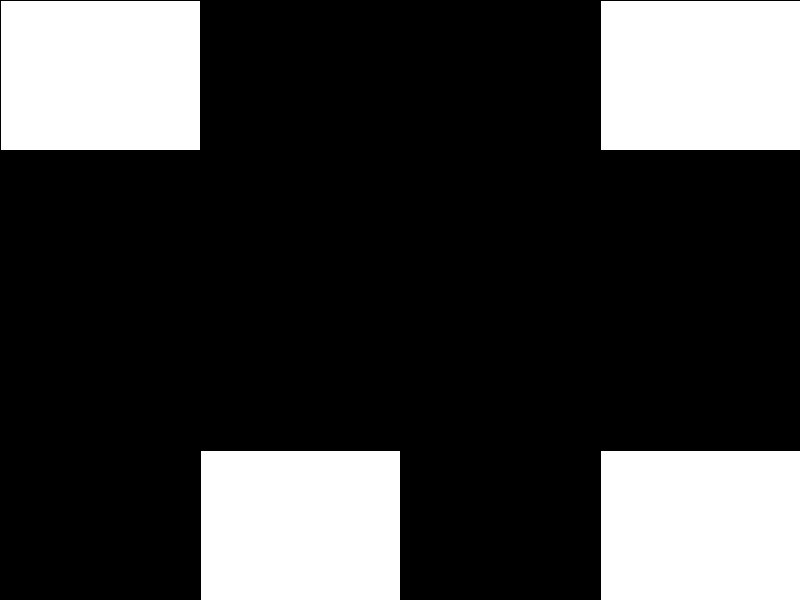
Frame 1 (no input)
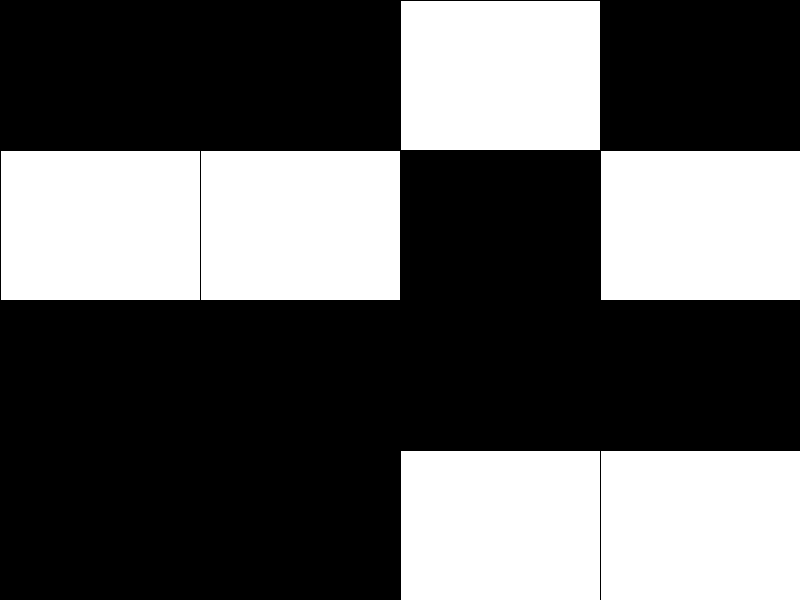
Frame 60 (the mouse pressed at the canvas centre just before this capture)
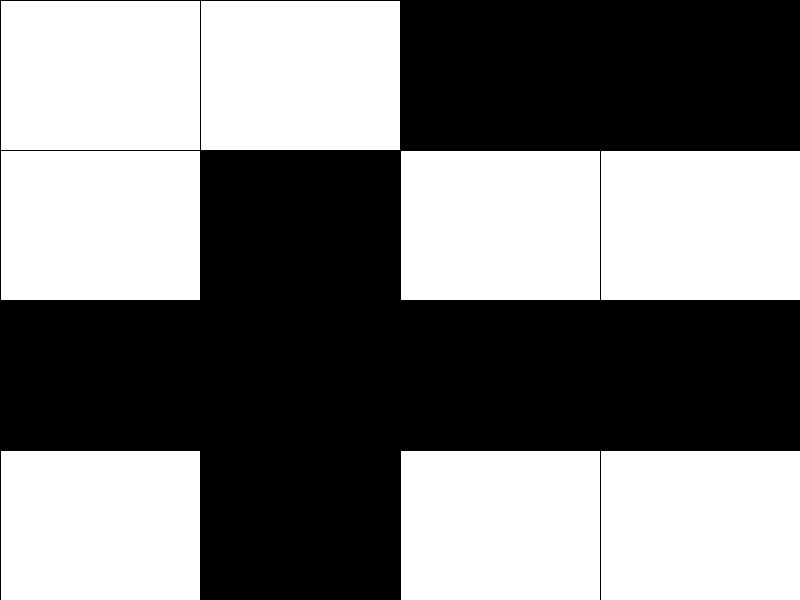
Frame 120 (the mouse held since frame 60 and released just before this capture)

The Processing sketch that drew these frames (run headless with seeded random() and noise(); from frame 60 on, the mouse is pressed at the canvas centre):

// Processing sketch: sketch_20
// ── sketch_20.pde
boolean[][] tiles;

void setup()
{
   size(800,600);
   frameRate(15);
   
   tiles = new boolean[4][4];
   for(int i = 0; i < 4; i++)
   {
     for(int j = 0; j < 4; j++)
     {
       tiles[i][j] = getRandomBoolean();
     }
   }
}

boolean getRandomBoolean()
{
  if(random(1) > 0.5)
  {
    return true;
  }
  return false;
}

void draw()
{
  fill(128,128,128);
  rect(0,0,800,600);
  
  for(int i = 0; i < 4; i++)
   {
     for(int j = 0; j < 4; j++)
     {
       tiles[i][j] = getRandomBoolean();
     }
   }
  
  for(int i = 0; i < 4; i++)
  {
   for(int j = 0; j < 4; j++)
   {
     if(tiles[i][j])
     {
       fill(255,255,255);
     }else{
       fill(0,0,0);
     }
     rect(200*i,150*j,200,150);
   }
 }
}
